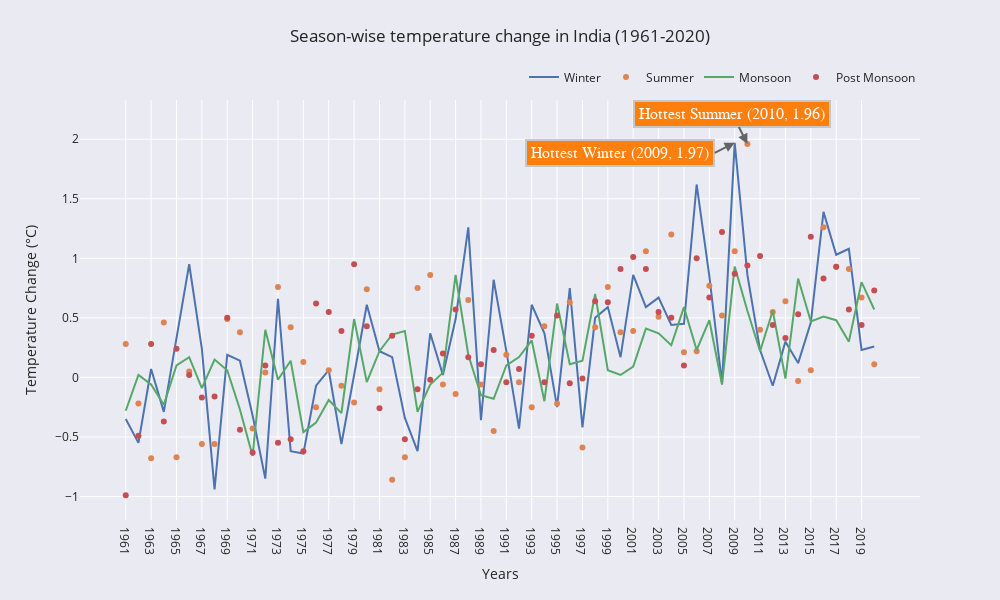

This figure's notebook cell:
### Markdown cell above
#### Season Wise Temperature Change in India through the Years ####

### Code cell
df0= df[ (df.States=='India') & (df.Year>1960)]
df1= df0[df0.Period=='Winter']
df2= df0[df0.Period=='Summer']
df3= df0[df0.Period=='Monsoon']
df4= df0[df0.Period=='Post Monsoon']

fig = go.Figure()
fig.add_trace(go.Scatter(x=df1.Year, y=df1.temp_change,
                    mode='lines',
                    name='Winter'))
fig.add_trace(go.Scatter(x=df2.Year, y=df2.temp_change,
                    mode='markers',
                    name='Summer'))
fig.add_trace(go.Scatter(x=df3.Year, y=df3.temp_change,
                    mode='lines', 
                    name='Monsoon'))
fig.add_trace(go.Scatter(x=df4.Year, y=df4.temp_change,
                    mode='markers', 
                    name='Post Monsoon'))

fig.add_annotation(
    x=48,
    y=1.97,
    xref="x",
    yref="y",
    text="Hottest Winter (2009, 1.97)",
    xanchor= 'right',
    showarrow=True,
    font=dict(
            family="Courier New, monospace",
            size=16,
            color="#ffffff"
            ),
    align="center",
    arrowhead=2,
    arrowsize=1,
    arrowwidth=2,
    arrowcolor="#636363",
    ax=-20,
    ay=10,
    bordercolor="#c7c7c7",
    borderwidth=2,
    borderpad=4,
    bgcolor="#ff7f0e",
    opacity=1
)

fig.add_annotation(
    x=49,
    y=1.96,
    xref="x",
    yref="y",
    text="Hottest Summer (2010, 1.96)",
    xanchor= 'center',
    showarrow=True,
    font=dict(
            family="Courier New, monospace",
            size=16,
            color="#ffffff"
            ),
    align="center",
    arrowhead=2,
    arrowsize=1,
    arrowwidth=2,
    arrowcolor="#636363",
    ax=-15,
    ay=-30,
    bordercolor="#c7c7c7",
    borderwidth=2,
    borderpad=4,
    bgcolor="#ff7f0e",
    opacity=1
)


fig.update_layout(
    width=1000,
    height= 600,
    template='seaborn',
    paper_bgcolor="rgb(234, 234, 242)",
    title='Season-wise temperature change in India (1961-2020)',
    title_x=0.5,
    title_y=0.95,
    
    legend=dict(
        orientation="h",
        yanchor="bottom",
        y=1.02,
        xanchor="right",
        x=1
    ) 
)

fig.update_xaxes(type='category',title='Years')
fig.update_yaxes(title='Temperature Change (°C)')

fig.show()

### Figure 1 — Plotly figure (JSON) as saved in the notebook; plotly's stock layout.template omitted (floating-point values rounded to 4 significant figures)
{"data": [{"mode": "lines", "name": "Winter", "type": "scatter", "x": [1961, 1962, 1963, 1964, 1965, 1966, 1967, 1968, 1969, 1970, 1971, 1972, 1973, 1974, 1975, 1976, 1977, 1978, 1979, 1980, 1981, 1982, 1983, 1984, 1985, 1986, 1987, 1988, 1989, 1990, 1991, 1992, 1993, 1994, 1995, 1996, 1997, 1998, 1999, 2000, 2001, 2002, 2003, 2004, 2005, 2006, 2007, 2008, 2009, 2010, 2011, 2012, 2013, 2014, 2015, 2016, 2017, 2018, 2019, 2020], "y": [-0.35, -0.55, 0.07, -0.29, 0.33, 0.95, 0.24, -0.94, 0.19, 0.14, -0.32, -0.85, 0.66, -0.62, -0.64, -0.07, 0.06, -0.56, 0.02, 0.61, 0.22, 0.17, -0.34, -0.62, 0.37, 0.02, 0.49, 1.26, -0.36, 0.82, 0.22, -0.43, 0.61, 0.37, -0.25, 0.75, -0.42, 0.5, 0.59, 0.17, 0.86, 0.59, 0.67, 0.44, 0.45, 1.62, 0.85, -0.05, 1.97, 0.86, 0.23, -0.07, 0.3, 0.12, 0.46, 1.39, 1.03, 1.08, 0.23, 0.26]}, {"mode": "markers", "name": "Summer", "type": "scatter", "x": [1961, 1962, 1963, 1964, 1965, 1966, 1967, 1968, 1969, 1970, 1971, 1972, 1973, 1974, 1975, 1976, 1977, 1978, 1979, 1980, 1981, 1982, 1983, 1984, 1985, 1986, 1987, 1988, 1989, 1990, 1991, 1992, 1993, 1994, 1995, 1996, 1997, 1998, 1999, 2000, 2001, 2002, 2003, 2004, 2005, 2006, 2007, 2008, 2009, 2010, 2011, 2012, 2013, 2014, 2015, 2016, 2017, 2018, 2019, 2020], "y": [0.28, -0.22, -0.68, 0.46, -0.67, 0.05, -0.56, -0.56, 0.49, 0.38, -0.43, 0.04, 0.76, 0.42, 0.13, -0.25, 0.06, -0.07, -0.21, 0.74, -0.1, -0.86, -0.67, 0.75, 0.86, -0.06, -0.14, 0.65, -0.06, -0.45, 0.19, -0.04, -0.25, 0.43, -0.22, 0.63, -0.59, 0.42, 0.76, 0.38, 0.39, 1.06, 0.51, 1.2, 0.21, 0.22, 0.77, 0.52, 1.06, 1.96, 0.4, 0.55, 0.64, -0.03, 0.06, 1.26, 0.93, 0.91, 0.67, 0.11]}, {"mode": "lines", "name": "Monsoon", "type": "scatter", "x": [1961, 1962, 1963, 1964, 1965, 1966, 1967, 1968, 1969, 1970, 1971, 1972, 1973, 1974, 1975, 1976, 1977, 1978, 1979, 1980, 1981, 1982, 1983, 1984, 1985, 1986, 1987, 1988, 1989, 1990, 1991, 1992, 1993, 1994, 1995, 1996, 1997, 1998, 1999, 2000, 2001, 2002, 2003, 2004, 2005, 2006, 2007, 2008, 2009, 2010, 2011, 2012, 2013, 2014, 2015, 2016, 2017, 2018, 2019, 2020], "y": [-0.28, 0.02, -0.06, -0.23, 0.1, 0.17, -0.09, 0.15, 0.06, -0.27, -0.66, 0.4, -0.02, 0.14, -0.46, -0.38, -0.19, -0.3, 0.49, -0.04, 0.22, 0.36, 0.39, -0.29, -0.06, 0.04, 0.86, 0.19, -0.15, -0.18, 0.1, 0.17, 0.31, -0.2, 0.62, 0.11, 0.14, 0.7, 0.06, 0.02, 0.09, 0.41, 0.37, 0.27, 0.59, 0.23, 0.48, -0.06, 0.93, 0.56, 0.22, 0.56, -0.01, 0.83, 0.47, 0.51, 0.48, 0.3, 0.8, 0.57]}, {"mode": "markers", "name": "Post Monsoon", "type": "scatter", "x": [1961, 1962, 1963, 1964, 1965, 1966, 1967, 1968, 1969, 1970, 1971, 1972, 1973, 1974, 1975, 1976, 1977, 1978, 1979, 1980, 1981, 1982, 1983, 1984, 1985, 1986, 1987, 1988, 1989, 1990, 1991, 1992, 1993, 1994, 1995, 1996, 1997, 1998, 1999, 2000, 2001, 2002, 2003, 2004, 2005, 2006, 2007, 2008, 2009, 2010, 2011, 2012, 2013, 2014, 2015, 2016, 2017, 2018, 2019, 2020], "y": [-0.99, -0.49, 0.28, -0.37, 0.24, 0.02, -0.17, -0.16, 0.5, -0.44, -0.63, 0.1, -0.55, -0.52, -0.62, 0.62, 0.55, 0.39, 0.95, 0.43, -0.26, 0.35, -0.52, -0.1, -0.02, 0.2, 0.57, 0.17, 0.11, 0.23, -0.04, 0.07, 0.35, -0.04, 0.52, -0.05, -0.01, 0.64, 0.63, 0.91, 1.01, 0.91, 0.55, 0.5, 0.1, 1, 0.67, 1.22, 0.87, 0.94, 1.02, 0.44, 0.33, 0.53, 1.18, 0.83, 0.93, 0.57, 0.44, 0.73]}], "layout": {"annotations": [{"align": "center", "arrowcolor": "#636363", "arrowhead": 2, "arrowsize": 1, "arrowwidth": 2, "ax": -20, "ay": 10, "bgcolor": "#ff7f0e", "bordercolor": "#c7c7c7", "borderpad": 4, "borderwidth": 2, "font": {"color": "#ffffff", "family": "Courier New, monospace", "size": 16}, "opacity": 1, "showarrow": true, "text": "Hottest Winter (2009, 1.97)", "x": 48, "xanchor": "right", "xref": "x", "y": 1.97, "yref": "y"}, {"align": "center", "arrowcolor": "#636363", "arrowhead": 2, "arrowsize": 1, "arrowwidth": 2, "ax": -15, "ay": -30, "bgcolor": "#ff7f0e", "bordercolor": "#c7c7c7", "borderpad": 4, "borderwidth": 2, "font": {"color": "#ffffff", "family": "Courier New, monospace", "size": 16}, "opacity": 1, "showarrow": true, "text": "Hottest Summer (2010, 1.96)", "x": 49, "xanchor": "center", "xref": "x", "y": 1.96, "yref": "y"}], "height": 600, "legend": {"orientation": "h", "x": 1, "xanchor": "right", "y": 1.02, "yanchor": "bottom"}, "paper_bgcolor": "rgb(234, 234, 242)", "title": {"text": "Season-wise temperature change in India (1961-2020)", "x": 0.5, "y": 0.95}, "width": 1000, "xaxis": {"title": {"text": "Years"}, "type": "category"}, "yaxis": {"title": {"text": "Temperature Change (°C)"}}}}
